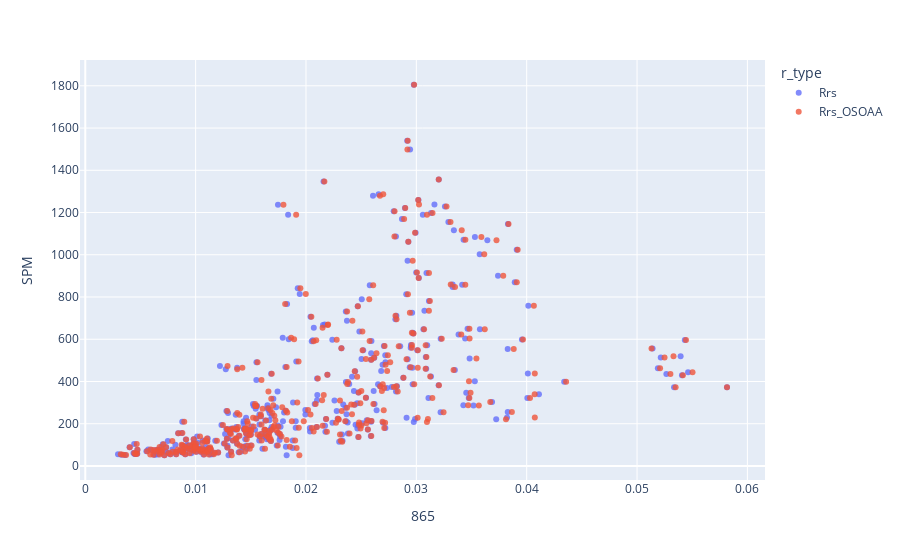

The notebook cell this image was saved under:
### Code cell
df_high = df[df['SPM'] > 50]
px.scatter(df_high, x='865', y='SPM', color='r_type', hover_data=['Area'], opacity=0.8, log_y=False)

### Figure 1 — Plotly figure (JSON) as saved in the notebook; plotly's stock layout.template omitted (floating-point values rounded to 4 significant figures; data arrays with more than 128 entries replaced by an {"elided": "..."} marker saying what was removed)
{"data": [{"customdata": {"elided": "375x1 str values"}, "hovertemplate": "r_type=Rrs<br>865=%{x}<br>SPM=%{y}<br>Area=%{customdata[0]}<extra></extra>", "legendgroup": "Rrs", "marker": {"color": "#636efa", "opacity": 0.8, "symbol": "circle"}, "mode": "markers", "name": "Rrs", "orientation": "v", "showlegend": true, "type": "scatter", "x": {"elided": "375 float values"}, "xaxis": "x", "y": {"elided": "375 float values"}, "yaxis": "y"}, {"customdata": {"elided": "375x1 str values"}, "hovertemplate": "r_type=Rrs_OSOAA<br>865=%{x}<br>SPM=%{y}<br>Area=%{customdata[0]}<extra></extra>", "legendgroup": "Rrs_OSOAA", "marker": {"color": "#EF553B", "opacity": 0.8, "symbol": "circle"}, "mode": "markers", "name": "Rrs_OSOAA", "orientation": "v", "showlegend": true, "type": "scatter", "x": {"elided": "375 float values"}, "xaxis": "x", "y": {"elided": "375 float values"}, "yaxis": "y"}], "layout": {"autosize": true, "legend": {"title": {"text": "r_type"}, "tracegroupgap": 0}, "margin": {"t": 60}, "xaxis": {"anchor": "y", "autorange": true, "domain": [0, 1], "range": [-0.0004197, 0.06154], "title": {"text": "865"}, "type": "linear"}, "yaxis": {"anchor": "x", "autorange": true, "domain": [0, 1], "range": [-73.58, 1929.0], "title": {"text": "SPM"}, "type": "linear"}}}
